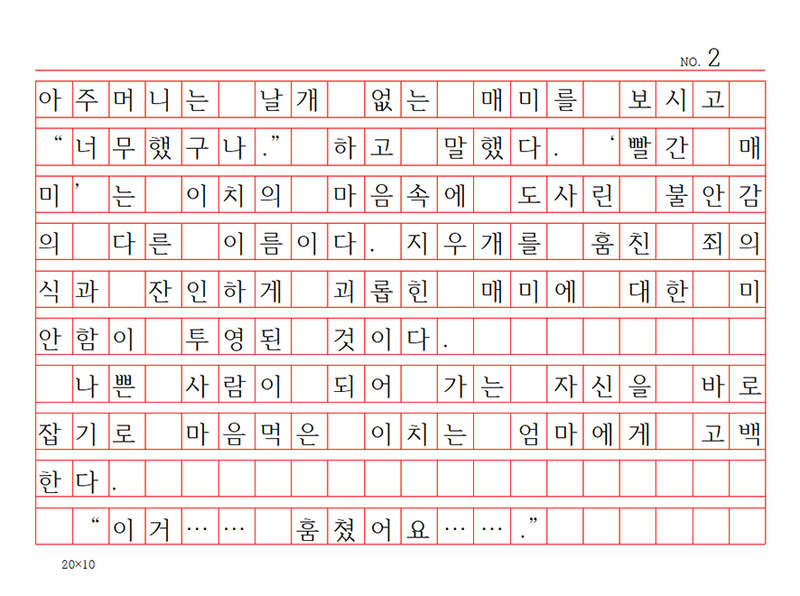
#> input picture utils/onego2.png, 800 x 596 px, found by its file name
$ python Onego.py
#> lines starting #> are read from the running program, lines starting #| are printed output that depends on the picture; after the words box and inside, x2 and y2 are one past the last pixel; in counts of white or black regions, pixels touching at a corner belong together
import cv2
import numpy as np

src = cv2.imread('./ONEGO/utils/onego2.png', cv2.IMREAD_COLOR)
#> src is the input picture: shape (596, 800, 3); mean B, G, R 236.5, 236.5, 248.7
dst = cv2.resize(src, dsize=(4242,3000), interpolation=cv2.INTER_AREA)
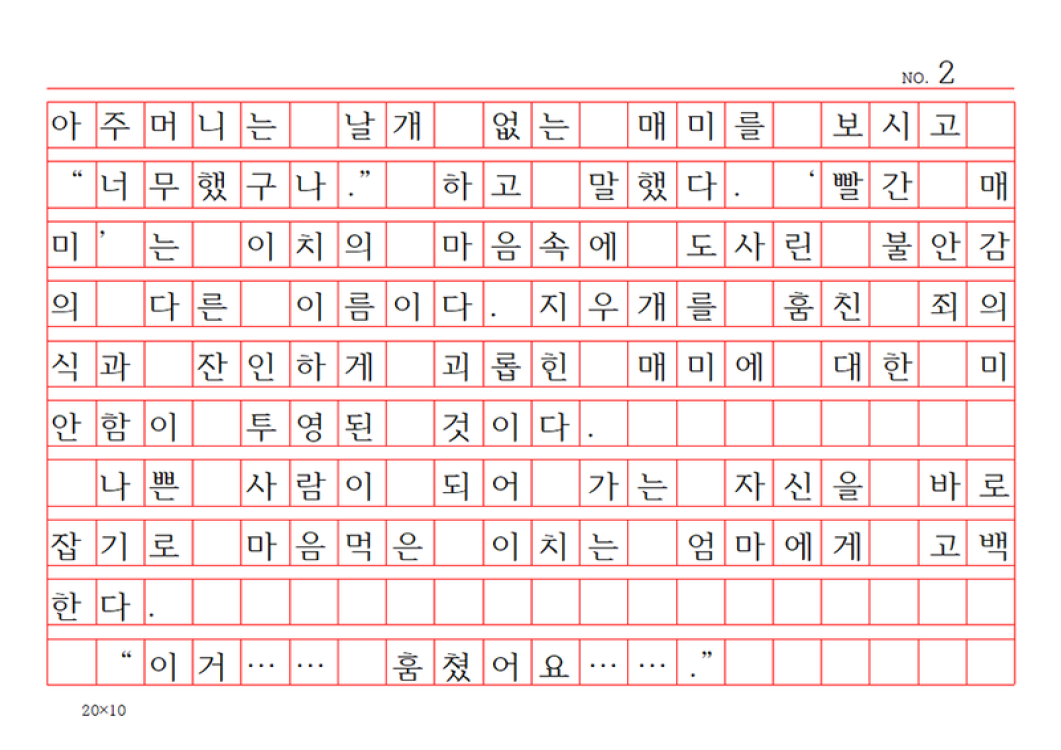
#> dst: shape (3000, 4242, 3) (shown at 1/4 size); mean B, G, R 236.5, 236.5, 248.7
mode = cv2.RETR_CCOMP
method = cv2.CHAIN_APPROX_SIMPLE

gray = cv2.cvtColor(dst, cv2.COLOR_BGR2GRAY)
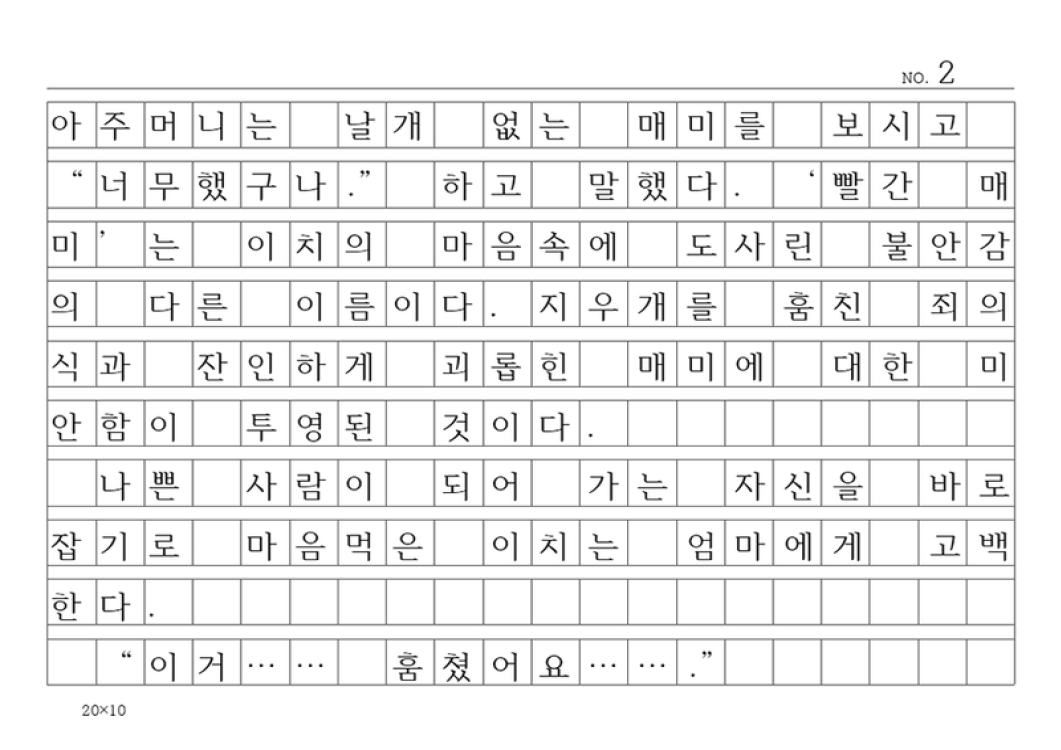
#> gray: shape (3000, 4242) (shown at 1/4 size); min 0, max 255, mean 240.1
ret, thresh = cv2.threshold(gray, 220, 255, cv2.THRESH_BINARY)
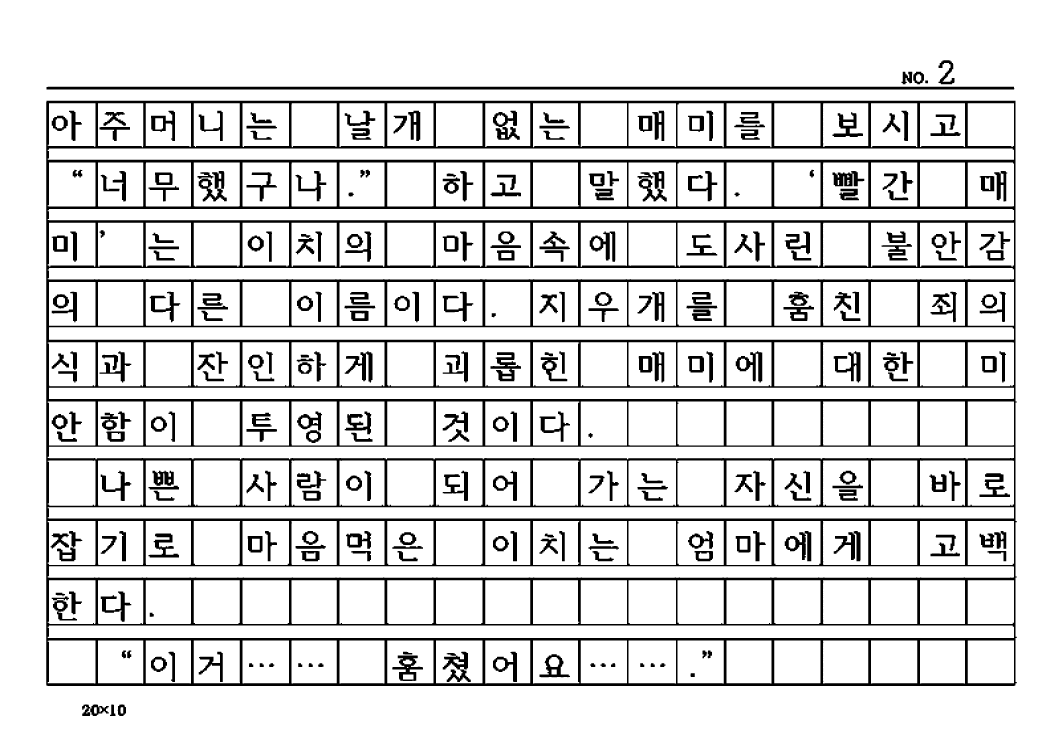
#> thresh: shape (3000, 4242) (shown at 1/4 size); 87% white; 285 black regions
contours, hierarchy = cv2.findContours(thresh, mode, method)
#> contours = 590 contours, 2 with area under 20; largest, box (x1, y1, x2, y2) and area: (0, 0, 4242, 3000) 12718759, (184, 402, 4068, 2745) 9082382, (191, 2502, 4056, 2552) 189104, (196, 1309, 4056, 1359) 189068, (191, 1787, 4056, 1837) 173782

slot_list = []
toSort = []
ctrs = []
ct = 0

for cnt in contours:
    x, y, width, height = cv2.boundingRect(cnt)
    var = (x, y, cnt)
    toSort.append(var)
#> this loop made 590 passes
#> (x, y, width, height) on passes 1 to 3: (482, 2829, 11, 25), (398, 2829, 10, 20), (376, 2829, 11, 25)
#> after the loop, toSort = 590 items

toSort = sorted(toSort, key = lambda x : (x[1], x[0]))

for var in toSort:
    ctrs.append(var[2])
#> this loop made 590 passes
#> var on pass 1: (0, 0, [[0, 0], [0, 2999], [4241, 2999], [4241, 0]])
#> after the loop, ctrs has the same summary as contours

for cnt in ctrs:
    x, y, width, height = cv2.boundingRect(cnt)
    area = width*height
    if area > 20000 and area < 50000:
        #cv2.drawContours(dst, [cnt], 0, (255,0,0), 5)
        cut_slot = dst[y:y+height, x:x+width].copy()
        cut_slot = cv2.resize(cut_slot, dsize=(185, 167))
        #After reshpe (167,185), sort from top left to bottom right - maybe have to be fixed
        slot_list.append(cut_slot)
        #count the number of slots
        ct += 1
#> this loop made 590 passes
#> (cnt, x, y, width, height, area) on passes 1, 16, 24, 44, 53, 54: ([[0, 0], [0, 2999], [4241, 2999], [4241, 0]], 0, 0, 4242, 3000, 12726000), ([[1549, 413], [1549, 583], [1733, 583], [1733, 413]], 1549, 413, 185, 171, 31635), ([[3097, 413], [3097, 583], [3281, 583], [3281, 413]], 3097, 413, 185, 171, 31635), ([[1655, 453], [1655, 487], [1664, 487], [1664, 453]], 1655, 453, 10, 35, 350), ([[2572, 473], [2572, 517], [2592, 517], [2592, 473]], 2572, 473, 21, 45, 945), ([[2768, 473], [2768, 517], [2798, 517], [2798, 473]], 2768, 473, 31, 45, 1395)
#> (x, y, width, height, area) on passes 2 to 7: (3753, 240, 66, 98, 6468), (3605, 286, 45, 52, 2340), (3652, 286, 45, 52, 2340), (3664, 297, 21, 30, 630), (3700, 321, 13, 13, 169), (185, 346, 3873, 13, 50349)
    #print(x, y, width, height)

#print(ct)
#slot_list.reverse()


#Show each slot
for slot in slot_list:
    cv2.imshow('slot', slot)
    cv2.waitKey()
    cv2.destroyAllWindows()
#> this loop made 200 passes
#> pass 1, `cv2.imshow('slot', slot)`:
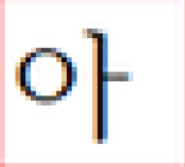
#> window 'slot': shape (167, 185, 3); mean B, G, R 234.3, 234.1, 237.9
#> pass 2, `cv2.imshow('slot', slot)`:
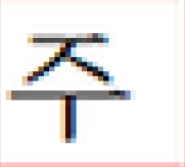
#> window 'slot': shape (167, 185, 3); mean B, G, R 234.1, 234.1, 236.9

"""
#Show overall image
cv2.imshow('thresh', thresh)
cv2.imshow('result', dst)
cv2.waitKey()
cv2.destroyAllWindows()
"""

$ run again, with utils/onego1.png copied over utils/onego2.png
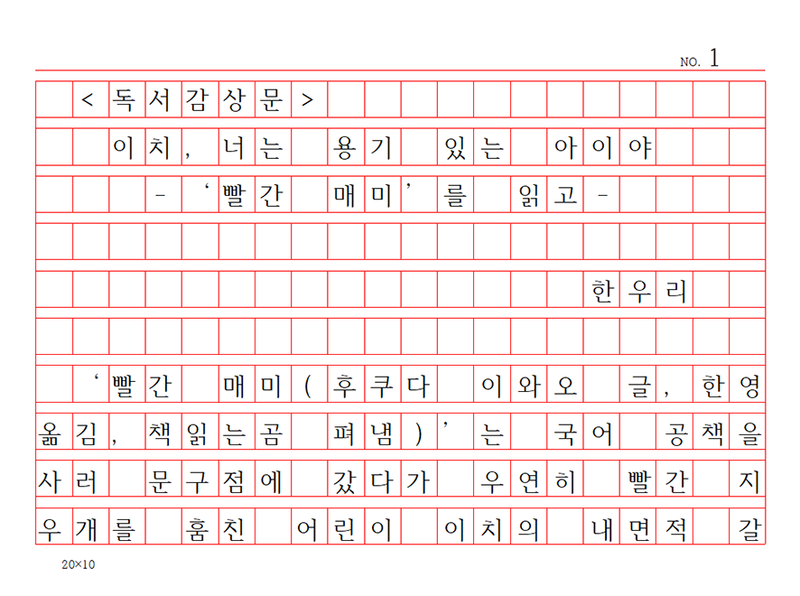
#> input picture utils/onego1.png, 800 x 596 px, found by its file name
#> src is the input picture: shape (596, 800, 3); mean B, G, R 238.4, 238.4, 250.6
#> `ret, thresh = cv2.threshold(gray, 220, 255, cv2.THRESH_BINARY)`:
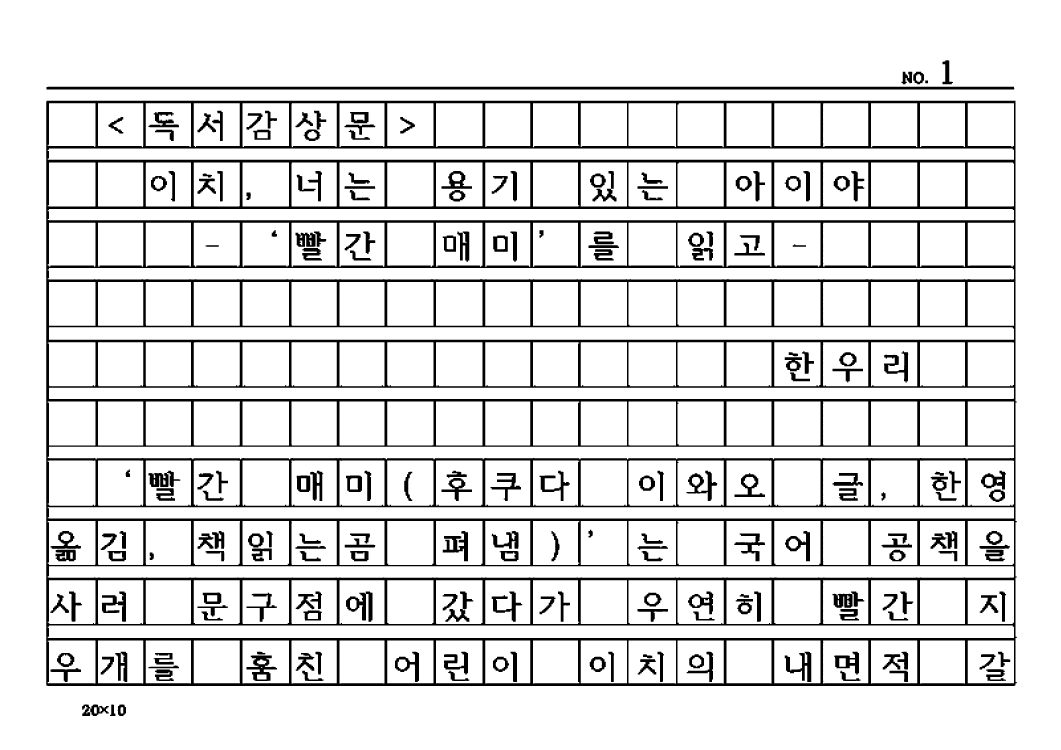
#> thresh: shape (3000, 4242) (shown at 1/4 size); 88.3% white; 208 black regions
#> contours = 490 contours, 1 with area under 20; largest, box (x1, y1, x2, y2) and area: (0, 0, 4242, 3000) 12718759, (184, 402, 4068, 2745) 9082382, (191, 2502, 4056, 2552) 189104, (196, 1309, 4056, 1359) 189068, (191, 1787, 4056, 1837) 173782
#> the loop `for cnt in contours:` made 490 passes
#> (x, y, width, height) on passes 1 to 3: (482, 2829, 11, 25), (398, 2829, 10, 20), (376, 2829, 11, 25)
#> after the loop `for cnt in contours:`: toSort = 490 items
#> the loop `for var in toSort:` made 490 passes
#> var on pass 1: (0, 0, [[0, 0], [0, 2999], [4241, 2999], [4241, 0]])
#> after the loop `for var in toSort:`: ctrs has the same summary as contours
#> the loop `for cnt in ctrs:` made 490 passes
#> (cnt, x, y, width, height, area) on passes 1, 16, 24, 46, 54: ([[0, 0], [0, 2999], [4241, 2999], [4241, 0]], 0, 0, 4242, 3000, 12726000), ([[1549, 413], [1549, 583], [1733, 583], [1733, 413]], 1549, 413, 185, 171, 31635), ([[3097, 413], [3097, 583], [3281, 583], [3281, 413]], 3097, 413, 185, 171, 31635), ([[1029, 529], [1029, 552], [1070, 552], [1070, 529]], 1029, 529, 42, 24, 1008), ([[1358, 650], [1358, 825], [1537, 825], [1537, 650]], 1358, 650, 180, 176, 31680)
#> the loop `for slot in slot_list:` made 200 passes
#> pass 2, `cv2.imshow('slot', slot)`:
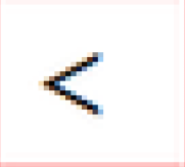
#> window 'slot': shape (167, 185, 3); mean B, G, R 245.9, 245.9, 248.5
